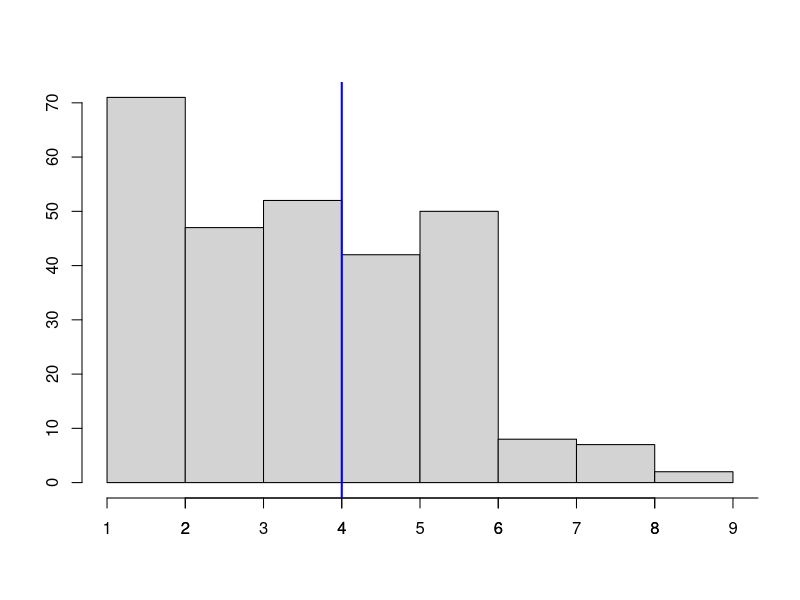
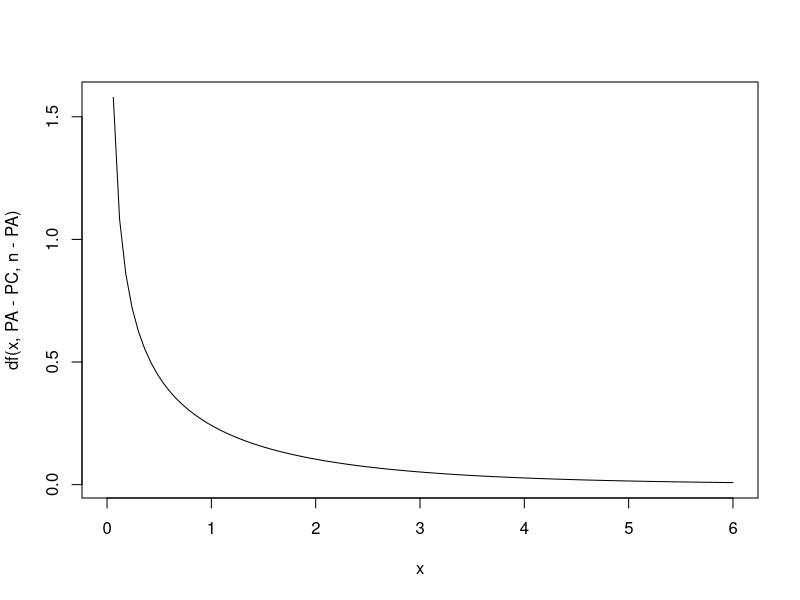
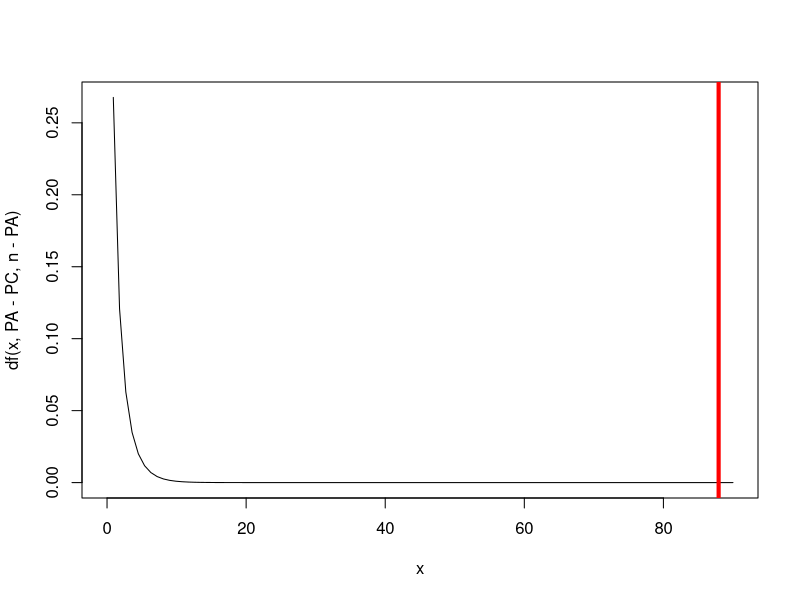

Write the R code that produced these figures, in order.
## ---- chunk 1
options(scipen = 999)
## ---- chunk 2
library(readr)
library(dplyr)
library(tidyr)
## ---- chunk 3
egresados <- read_delim("BASE_EGRESADOS.csv", delim = ";")
## ---- chunk 4
glimpse(egresados)
## ---- chunk 5
summary(egresados$P44)
## ---- chunk 6
egresados$P44 <- as.numeric(egresados$P44)
egresados$P44 <- na_if(egresados$P44, 99)
egresados <- drop_na(egresados, P44)
## ---- chunk 7
egresados <- filter(egresados, F_3 %in% c("1", "2"))
## ---- chunk 8
hist(egresados$P44, main="", ylab="", xlab = "")
axis(side = 1, at = seq(1, 10, 1), labels = seq(1, 10, 1))
abline(v = mean(egresados$P44), col="blue", lwd=2)
## ---- chunk 9
SSE_C <- sum((egresados$P44 - 3)^2)
SSE_A <- sum((egresados$P44 - mean(egresados$P44))^2)
## ---- chunk 10
PRE <- (SSE_C - SSE_A)/SSE_C
## ---- chunk 11
PA <- 1  # cantidad de parámetros del modelo A(umentado)
PC <- 0  # cantidad de parámetros del modelo C(ompacto)
n <- 279 # cantidad de participantes

Fstatistic <- (PRE/(PA - PC))/((1 - PRE)/(n - PA))
## ---- chunk 12
curve(df(x, PA - PC, n - PA), from=0, to=6)
## ---- chunk 13
pf(3.875126, PA - PC, n-PA)
## ---- chunk 14
curve(df(x, PA - PC, n - PA), from=0, to=90)
abline(v = Fstatistic, col="red", lwd=4)
## ---- chunk 15
pf(Fstatistic, PA - PC, n-PA, lower.tail = FALSE)
